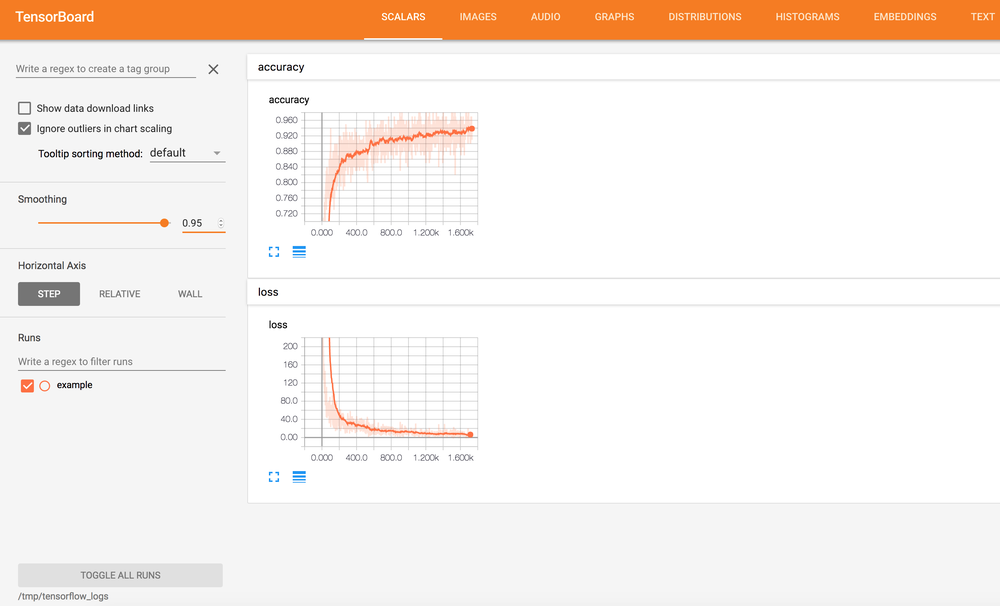
#> input picture python/ipython/TensorFlow-Examples-master/resources/img/tensorboard_advanced_1.png, 1000 x 606 px, shrunk from 2774 x 1680 before the run
$ python convolve.py ../../../../../ipython/TensorFlow-Examples-master/resources/img/tensorboard_advanced_1.png   (older library calls are emulated)
#> lines starting #> are read from the running program, lines starting #| are printed output that depends on the picture
"""
Convolve
"""
from __future__ import print_function

import sys
from timeit import default_timer as timer

import numpy as np
from accelerate.cuda.fft import FFTPlan, fft_inplace, ifft_inplace
from numba import cuda, vectorize
from scipy import misc, ndimage
from scipy.signal import fftconvolve


@vectorize(['complex64(complex64, complex64)'], target='cuda')
def vmult(a, b):
    """Element complex64 multiplication
    """
    return a * b


def task1(d_image_complex, d_response_complex):
    ### Task1 ###
    # Implement a inplace CUDA FFT convolution
    # Pseduocode:
    #   freq_imag = fft(image)
    #   freq_resp = fft(response)
    #   freq_out = fftimag * fftresp
    #   output = ifft(freq_out)
    #
    # Use the cuFFT functions:
    #   - fft_inplace(ary)
    #   - ifft_inplace(ary)
    #
    # Call `vmult` which is our elementwise complex multiplication.
    # Do a inplace operation on `d_image_complex`.
    # Hints:
    #   - keyword argument 'out' specify the output array
    #   - length of d_image_complex and d_response_complex has the same length.


    fft_inplace(d_image_complex)
    fft_inplace(d_response_complex)

    vmult(d_image_complex, d_response_complex, out=d_image_complex)

    ifft_inplace(d_image_complex)

    # At this point, we have applied the filter onto d_image_complex
    return  # Does not return anything


# ----------------------------------------------------------------------------
# Details of the program.  Not necessary for the exercise.

def convolve():
    # Build Filter
    laplacian_pts = '''
    -4 -1 0 -1 -4
    -1 2 3 2 -1
    0 3 4 3 0
    -1 2 3 2 -1
    -4 -1 0 -1 -4
    '''.split()

    laplacian = np.array(laplacian_pts, dtype=np.float32).reshape(5, 5)

    image = get_image()

    print("Image size: %s" % (image.shape,))

    response = np.zeros_like(image)
    response[:5, :5] = laplacian

    # CPU
    # Use SciPy to perform the FFT convolution
    ts = timer()
    cvimage_cpu = fftconvolve(image, laplacian, mode='same')
    te = timer()
    print('CPU: %.2fs' % (te - ts))

    # GPU
    threadperblock = 32, 8
    blockpergrid = best_grid_size(tuple(reversed(image.shape)), threadperblock)
    print('kernel config: %s x %s' % (blockpergrid, threadperblock))

    # Initialize the cuFFT system.
    FFTPlan(shape=image.shape, itype=np.complex64, otype=np.complex64)

    # Start GPU timer
    ts = timer()
    image_complex = image.astype(np.complex64)
    response_complex = response.astype(np.complex64)

    d_image_complex = cuda.to_device(image_complex)
    d_response_complex = cuda.to_device(response_complex)

    task1(d_image_complex, d_response_complex)

    cvimage_gpu = d_image_complex.copy_to_host().real / np.prod(image.shape)

    te = timer()
    print('GPU: %.2fs' % (te - ts))

    return cvimage_cpu, cvimage_gpu


def best_grid_size(size, tpb):
    bpg = np.ceil(np.array(size, dtype=np.float) / tpb).astype(np.int).tolist()
    return tuple(bpg)

def get_image():
    # Build Image
    try:
        filename = sys.argv[1]
        image = ndimage.imread(filename, flatten=True).astype(np.float32)
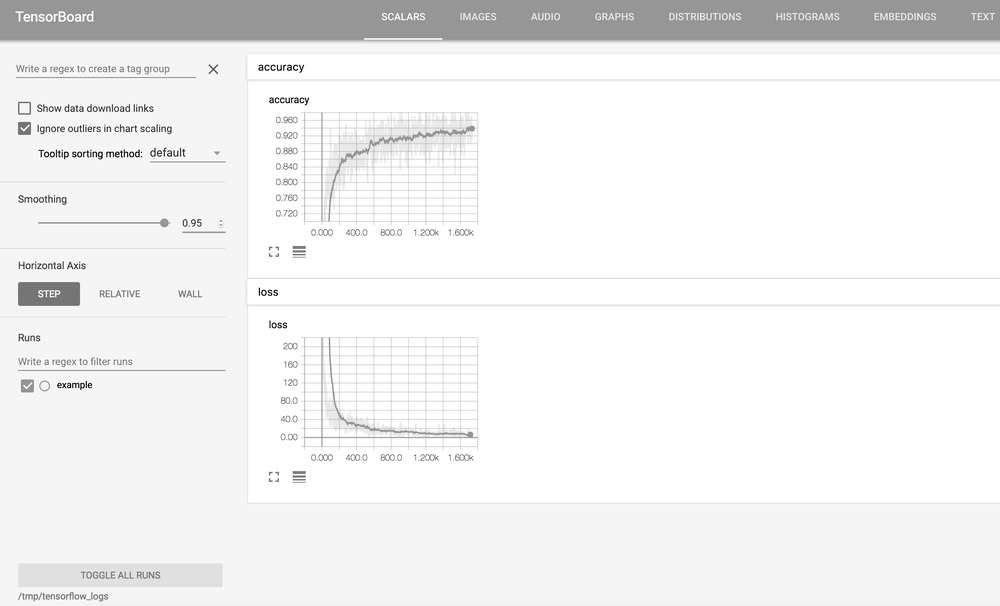
#> image: shape (606, 1000) float32; min 0, max 255, mean 241.3
    except IndexError:
        image = misc.face(gray=True).astype(np.float32)
    return image

def main():
    cvimage_cpu, cvimage_gpu = convolve()
#| Image size: (606, 1000)
#> in convolve, `cvimage_cpu = fftconvolve(image, laplacian, mode='same')`:
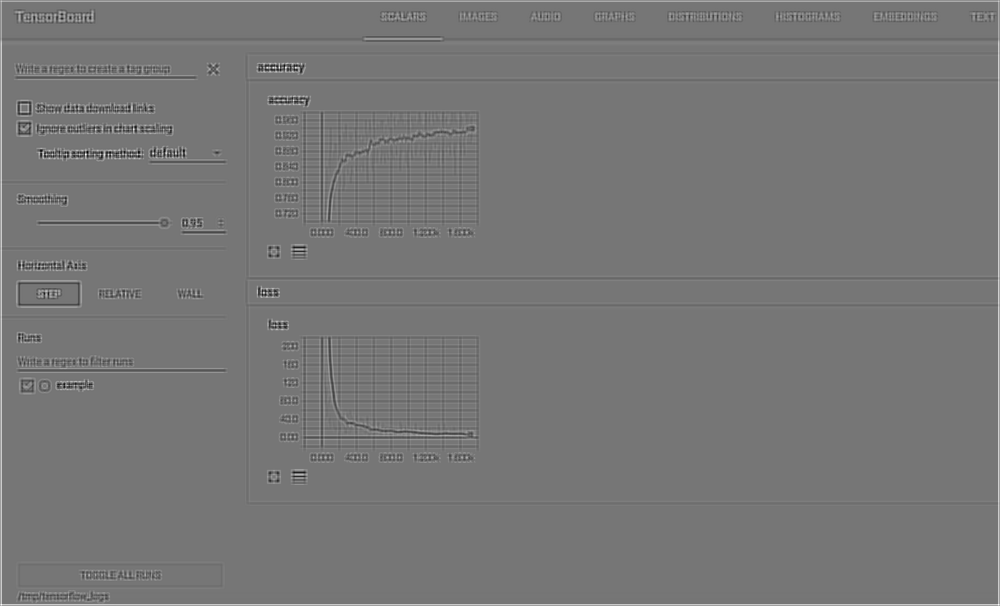
#> cvimage_cpu: shape (606, 1000) float32; min -3378, max 3920, mean 16.9; drawn with min black and max white
#| kernel config: (32, 76) x (32, 8)

    # Plot the results
    try:
        from matplotlib import pyplot as plt
    except ImportError:
        print("To render the images")
        print("Do `conda install matplotlib` on the terminal")
        print("Then, rerun")
    else:
        plt.subplot(1, 2, 1)
        plt.title('CPU')
        plt.imshow(cvimage_cpu, cmap=plt.cm.gray)
        plt.axis('off')

        plt.subplot(1, 2, 2)
        plt.title('GPU')
        plt.imshow(cvimage_gpu, cmap=plt.cm.gray)
        plt.axis('off')

        plt.show()


if __name__ == '__main__':
#> (the run stopped early here; a loop or call above may not have finished)

$ run again, on python/ipython/TensorFlow-Examples-master/resources/img/tensorboard_advanced_3.png
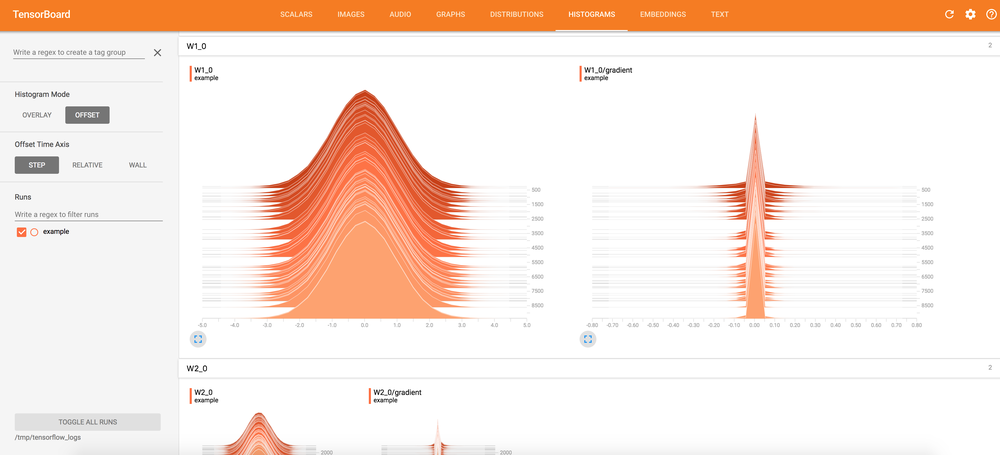
#> input picture python/ipython/TensorFlow-Examples-master/resources/img/tensorboard_advanced_3.png, 1000 x 455 px, shrunk from 3796 x 1728 before the run
#> in get_image, `image = ndimage.imread(filename, flatten=True).astype(np.float32)`:
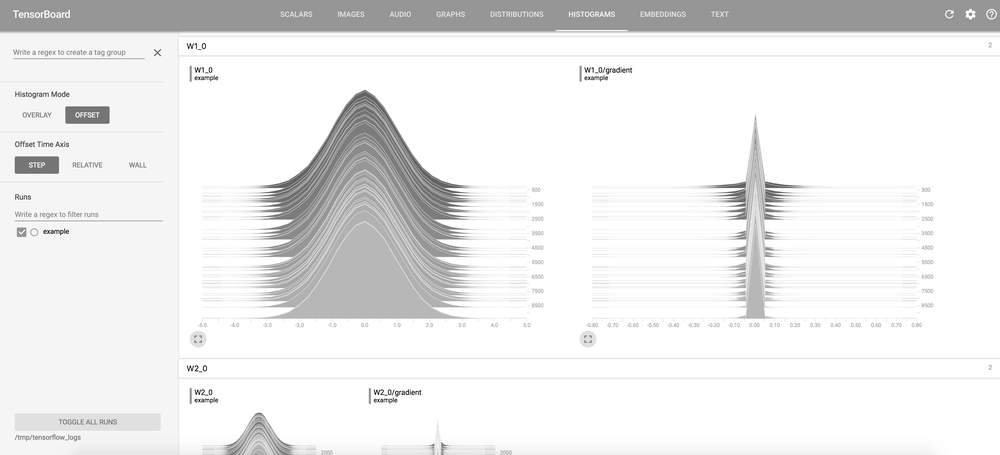
#> image: shape (455, 1000) float32; min 0, max 255, mean 236.1
#| Image size: (455, 1000)
#> in convolve, `cvimage_cpu = fftconvolve(image, laplacian, mode='same')`:
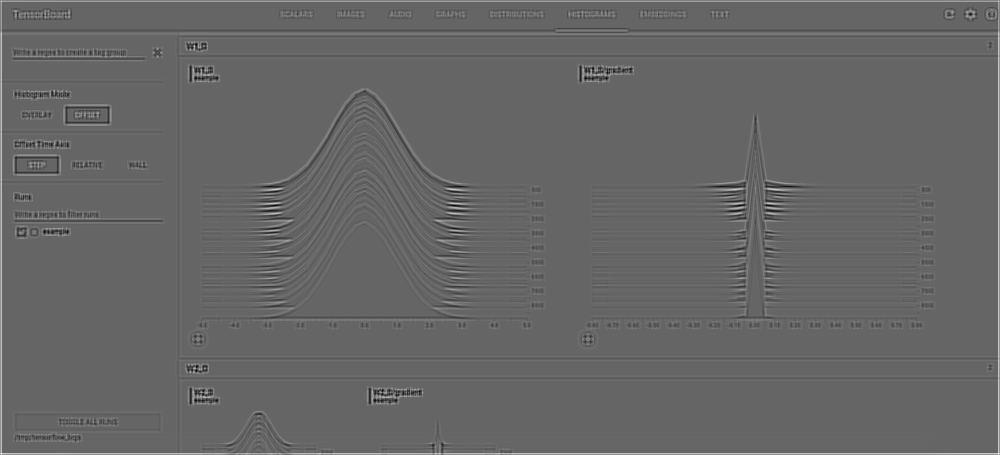
#> cvimage_cpu: shape (455, 1000) float32; min -2713, max 4080, mean 19.9; drawn with min black and max white
#| kernel config: (32, 57) x (32, 8)

$ run again, on python/ipython/TensorFlow-Examples-master/resources/img/tensorboard_advanced_4.png
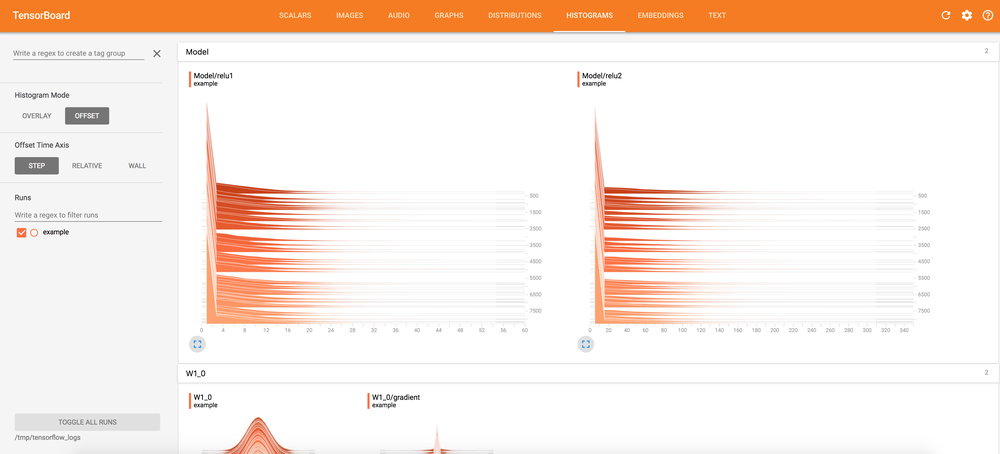
#> input picture python/ipython/TensorFlow-Examples-master/resources/img/tensorboard_advanced_4.png, 1000 x 454 px, shrunk from 3810 x 1728 before the run
#> in get_image, `image = ndimage.imread(filename, flatten=True).astype(np.float32)`:
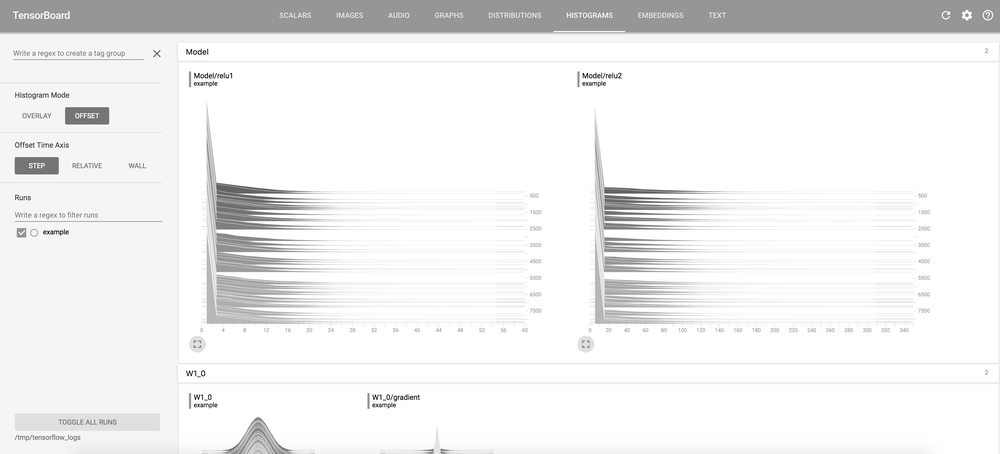
#> image: shape (454, 1000) float32; min 0, max 255, mean 239.4
#| Image size: (454, 1000)
#> in convolve, `cvimage_cpu = fftconvolve(image, laplacian, mode='same')`:
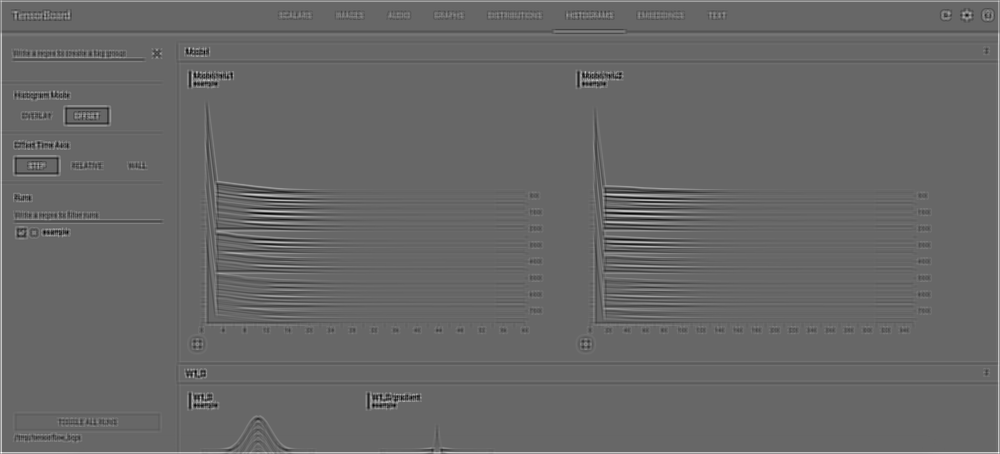
#> cvimage_cpu: shape (454, 1000) float32; min -2666.5, max 3920, mean 19.7; drawn with min black and max white
#| kernel config: (32, 57) x (32, 8)
